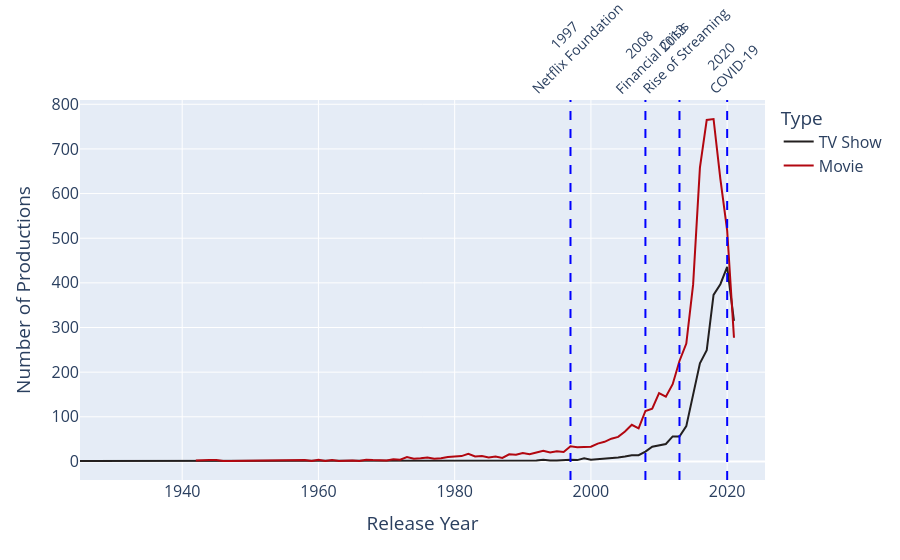

Here is the notebook cell this chart was saved with:
### Markdown cell above
## 1° Graph

### Production trends of movies and TV shows over the years in **relation to historical events**.

This graph visualizes the trends in movie and TV show productions over the years, as recorded in the Netflix dataset. The *x-axis* represents the *release year*, while the *y-axis* shows the *number of productions* for each year. The data is segmented by the type of production (Movie or TV Show).
<br><br>
The graph also **highlights significant historical events** with vertical dashed lines, marking their impact on production trends. These events include:

### Code cell
# Prepare data for the production trend chart by year. Will be added a "count" column with the number of productions
production_counts = netflix_df.groupby(['release_year', 'type']).size().reset_index(name='count')

# Create a line chart
fig = px.line(
    production_counts,
    x='release_year',
    y='count',
    title=" ",
    labels={'release_year': 'Release Year', 'count': 'Number of Productions'},
    color='type',
    color_discrete_map={'Movie': '#b20710', 'TV Show': '#221f1f'}
)

# Define key historical events with their corresponding years
events = {
    "1997<br>Netflix Foundation": 1997,
    "2008<br>Financial Crisis": 2008,
    "2013<br>Rise of Streaming": 2013,
    "2020<br>COVID-19": 2020
}

# Add vertical lines for historical events
for event, year in events.items():
    fig.add_vline(
        x=year, 
        line=dict(color="blue", dash="dash"),
        annotation_text=event, 
        annotation_position="top", 
        annotation=dict(textangle=-45, font=dict(size=14))
    )

fig.update_layout(
    title_font=dict(size=25),
    xaxis=dict(
        title='Release Year'
    ),
    yaxis=dict(
        title='Number of Productions'
    ),
    legend=dict(
        title='Type'
    ),
    font=dict(size=16)
)

fig.show()

### Figure 1 — Plotly figure (JSON) as saved in the notebook; plotly's stock layout.template omitted (floating-point values rounded to 4 significant figures)
{"data": [{"hovertemplate": "type=TV Show<br>Release Year=%{x}<br>Number of Productions=%{y}<extra></extra>", "legendgroup": "TV Show", "line": {"color": "#221f1f", "dash": "solid"}, "marker": {"symbol": "circle"}, "mode": "lines", "name": "TV Show", "orientation": "v", "showlegend": true, "type": "scatter", "x": [1925, 1945, 1946, 1963, 1972, 1974, 1979, 1981, 1985, 1986, 1988, 1989, 1990, 1991, 1992, 1993, 1994, 1995, 1996, 1997, 1998, 1999, 2000, 2001, 2002, 2003, 2004, 2005, 2006, 2007, 2008, 2009, 2010, 2011, 2012, 2013, 2014, 2015, 2016, 2017, 2018, 2019, 2020, 2021], "xaxis": "x", "y": [1, 1, 1, 1, 1, 1, 1, 1, 1, 2, 1, 1, 2, 1, 2, 4, 2, 2, 3, 4, 3, 7, 4, 5, 7, 8, 9, 11, 14, 14, 22, 33, 36, 39, 56, 56, 79, 150, 220, 249, 373, 397, 436, 315], "yaxis": "y"}, {"hovertemplate": "type=Movie<br>Release Year=%{x}<br>Number of Productions=%{y}<extra></extra>", "legendgroup": "Movie", "line": {"color": "#b20710", "dash": "solid"}, "marker": {"symbol": "circle"}, "mode": "lines", "name": "Movie", "orientation": "v", "showlegend": true, "type": "scatter", "x": [1942, 1943, 1944, 1945, 1946, 1947, 1954, 1955, 1956, 1958, 1959, 1960, 1961, 1962, 1963, 1964, 1965, 1966, 1967, 1968, 1969, 1970, 1971, 1972, 1973, 1974, 1975, 1976, 1977, 1978, 1979, 1980, 1981, 1982, 1983, 1984, 1985, 1986, 1987, 1988, 1989, 1990, 1991, 1992, 1993, 1994, 1995, 1996, 1997, 1998, 1999, 2000, 2001, 2002, 2003, 2004, 2005, 2006, 2007, 2008, 2009, 2010, 2011, 2012, 2013, 2014, 2015, 2016, 2017, 2018, 2019, 2020, 2021], "xaxis": "x", "y": [2, 3, 3, 3, 1, 1, 2, 3, 2, 3, 1, 4, 1, 3, 1, 2, 2, 1, 4, 3, 2, 2, 5, 4, 10, 6, 7, 9, 6, 7, 10, 11, 12, 17, 11, 12, 9, 11, 8, 16, 15, 19, 16, 20, 24, 20, 23, 21, 34, 32, 32, 33, 40, 44, 51, 55, 67, 82, 74, 113, 118, 153, 145, 173, 225, 264, 396, 658, 765, 767, 633, 517, 277], "yaxis": "y"}], "layout": {"annotations": [{"font": {"size": 14}, "showarrow": false, "text": "1997<br>Netflix Foundation", "textangle": -45, "x": 1997, "xanchor": "center", "xref": "x", "y": 1, "yanchor": "bottom", "yref": "y domain"}, {"font": {"size": 14}, "showarrow": false, "text": "2008<br>Financial Crisis", "textangle": -45, "x": 2008, "xanchor": "center", "xref": "x", "y": 1, "yanchor": "bottom", "yref": "y domain"}, {"font": {"size": 14}, "showarrow": false, "text": "2013<br>Rise of Streaming", "textangle": -45, "x": 2013, "xanchor": "center", "xref": "x", "y": 1, "yanchor": "bottom", "yref": "y domain"}, {"font": {"size": 14}, "showarrow": false, "text": "2020<br>COVID-19", "textangle": -45, "x": 2020, "xanchor": "center", "xref": "x", "y": 1, "yanchor": "bottom", "yref": "y domain"}], "font": {"size": 16}, "legend": {"title": {"text": "Type"}, "tracegroupgap": 0}, "shapes": [{"line": {"color": "blue", "dash": "dash"}, "type": "line", "x0": 1997, "x1": 1997, "xref": "x", "y0": 0, "y1": 1, "yref": "y domain"}, {"line": {"color": "blue", "dash": "dash"}, "type": "line", "x0": 2008, "x1": 2008, "xref": "x", "y0": 0, "y1": 1, "yref": "y domain"}, {"line": {"color": "blue", "dash": "dash"}, "type": "line", "x0": 2013, "x1": 2013, "xref": "x", "y0": 0, "y1": 1, "yref": "y domain"}, {"line": {"color": "blue", "dash": "dash"}, "type": "line", "x0": 2020, "x1": 2020, "xref": "x", "y0": 0, "y1": 1, "yref": "y domain"}], "title": {"font": {"size": 25}, "text": " "}, "xaxis": {"anchor": "y", "domain": [0, 1], "title": {"text": "Release Year"}}, "yaxis": {"anchor": "x", "domain": [0, 1], "title": {"text": "Number of Productions"}}}}
